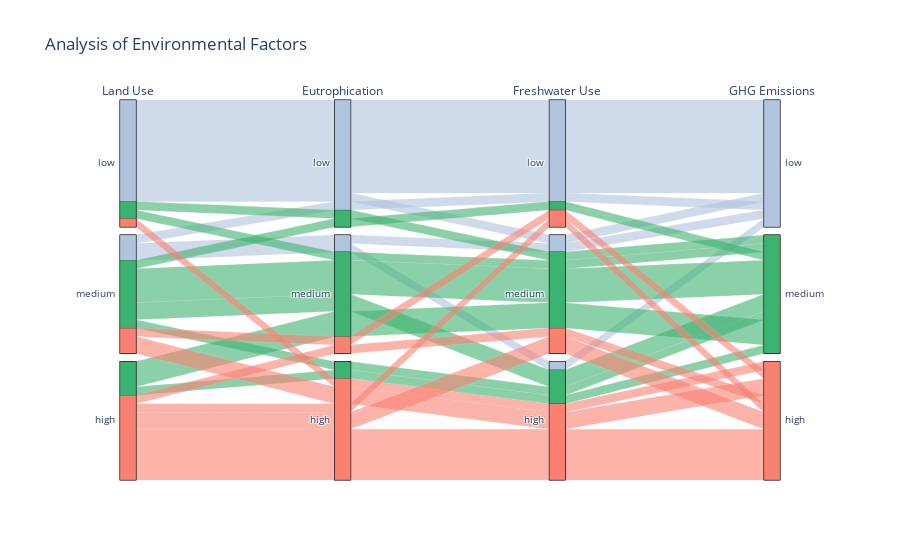

The notebook cell saved with this chart:
### Markdown cell above
##### Visualisation 3: interactive bar chart with dropdown menu
* The interactive bar chart provides a comprehensive view of the important aspects of the ecological footprint of various products
* The chart's interactivity allows users to dynamically visualize and compare the ecological footprint of various products across different metrics.
* Within each category, users can further explore specific aspects by selecting from a dropdown menu.

### Code cell
df_land = pd.read_excel('dataset1.xls', sheet_name=2, skiprows=2, nrows=43, usecols="A, C:E")
df_land['Total'] = df_land[['Arable', 'Fallow', 'Perm Past']].sum(axis=1)

df_ghg = pd.read_excel('dataset1.xls', sheet_name=2, skiprows=2, nrows=43, usecols="A, F:L")
df_ghg['Total'] = df_ghg[['LUC', 'Feed', 'Farm', 'Processing', 'Transport', 'Packging', 'Retail']].sum(axis=1)

df_eutr = pd.read_excel('dataset1.xls', sheet_name=2, skiprows=2, nrows=43, usecols="A, N")
df_eutr.rename(columns={"Total.1": "Total"}, inplace=True)

df_fresh = pd.read_excel('dataset1.xls', sheet_name=2, skiprows=2, nrows=43, usecols="A, O")
df_fresh.rename(columns={"Total.2": "Total"}, inplace=True)

# Combine the dataframes into a single dataframe
df_combined = pd.concat([df_land['Total'], df_ghg['Total'], df_eutr['Total'], df_fresh['Total']], axis=1)
df_combined.columns = ['Land Use', 'GHG Emissions', 'Eutrophication', 'Freshwater Use']

# Define custom colors for GHG Emissions
color_mapping = {'low': 'lightsteelblue', 'medium': 'mediumseagreen', 'high': 'salmon'}
df_combined[df_combined.columns] = df_combined[df_combined.columns].apply(lambda x: pd.qcut(x, q=3, labels=['low', 'medium', 'high']))
colors = [color_mapping[category] for category in df_combined['GHG Emissions']]

# Create Parallel categories plot
dimensions = [
    go.parcats.Dimension(values=df_combined['Land Use'], label='Land Use', categoryorder='array', categoryarray=['low', 'medium', 'high']),
    go.parcats.Dimension(values=df_combined['Eutrophication'], label='Eutrophication', categoryorder='array', categoryarray=['low', 'medium', 'high']),
    go.parcats.Dimension(values=df_combined['Freshwater Use'], label='Freshwater Use', categoryorder='array', categoryarray=['low', 'medium', 'high']),
    go.parcats.Dimension(values=df_combined['GHG Emissions'], label='GHG Emissions', categoryorder='array', categoryarray=['low', 'medium', 'high'])
]

parcats_trace = go.Parcats(dimensions=dimensions, line={'color': colors})

fig = go.Figure(data=parcats_trace)
fig.update_layout(title='Analysis of Environmental Factors')
fig.show()

### Figure 1 — Plotly figure (JSON) as saved in the notebook; plotly's stock layout.template omitted (floating-point values rounded to 4 significant figures)
{"data": [{"dimensions": [{"categoryarray": ["low", "medium", "high"], "categoryorder": "array", "label": "Land Use", "values": ["medium", "medium", "low", "medium", "medium", "low", "low", "medium", "low", "high", "medium", "medium", "medium", "low", "medium", "high", "medium", "high", "high", "high", "low", "low", "low", "low", "low", "low", "low", "low", "medium", "medium", "low", "high", "high", "high", "high", "high", "high", "high", "high", "high", "medium", "medium", "low"]}, {"categoryarray": ["low", "medium", "high"], "categoryorder": "array", "label": "Eutrophication", "values": ["medium", "low", "low", "medium", "high", "low", "low", "medium", "low", "medium", "medium", "medium", "medium", "low", "medium", "medium", "medium", "high", "medium", "high", "medium", "low", "low", "low", "low", "low", "low", "low", "medium", "low", "low", "high", "high", "high", "high", "high", "high", "high", "medium", "high", "high", "high", "high"]}, {"categoryarray": ["low", "medium", "high"], "categoryorder": "array", "label": "Freshwater Use", "values": ["high", "low", "low", "medium", "high", "low", "low", "medium", "medium", "medium", "medium", "high", "high", "low", "medium", "medium", "low", "high", "medium", "high", "medium", "low", "low", "low", "low", "low", "low", "medium", "medium", "low", "low", "low", "medium", "high", "high", "high", "high", "medium", "medium", "high", "high", "high", "high"]}, {"categoryarray": ["low", "medium", "high"], "categoryorder": "array", "label": "GHG Emissions", "values": ["medium", "low", "low", "medium", "medium", "low", "low", "medium", "medium", "medium", "low", "low", "medium", "low", "medium", "high", "high", "medium", "medium", "high", "medium", "low", "low", "low", "low", "low", "low", "low", "medium", "medium", "low", "high", "high", "high", "high", "high", "high", "high", "medium", "high", "high", "high", "high"]}], "line": {"color": ["mediumseagreen", "lightsteelblue", "lightsteelblue", "mediumseagreen", "mediumseagreen", "lightsteelblue", "lightsteelblue", "mediumseagreen", "mediumseagreen", "mediumseagreen", "lightsteelblue", "lightsteelblue", "mediumseagreen", "lightsteelblue", "mediumseagreen", "salmon", "salmon", "mediumseagreen", "mediumseagreen", "salmon", "mediumseagreen", "lightsteelblue", "lightsteelblue", "lightsteelblue", "lightsteelblue", "lightsteelblue", "lightsteelblue", "lightsteelblue", "mediumseagreen", "mediumseagreen", "lightsteelblue", "salmon", "salmon", "salmon", "salmon", "salmon", "salmon", "salmon", "mediumseagreen", "salmon", "salmon", "salmon", "salmon"]}, "type": "parcats"}], "layout": {"autosize": true, "title": {"text": "Analysis of Environmental Factors"}}}
